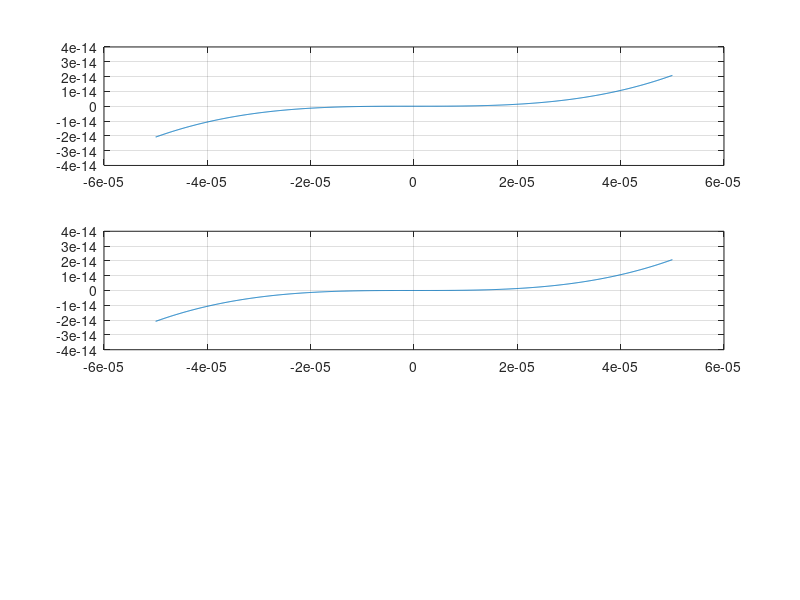
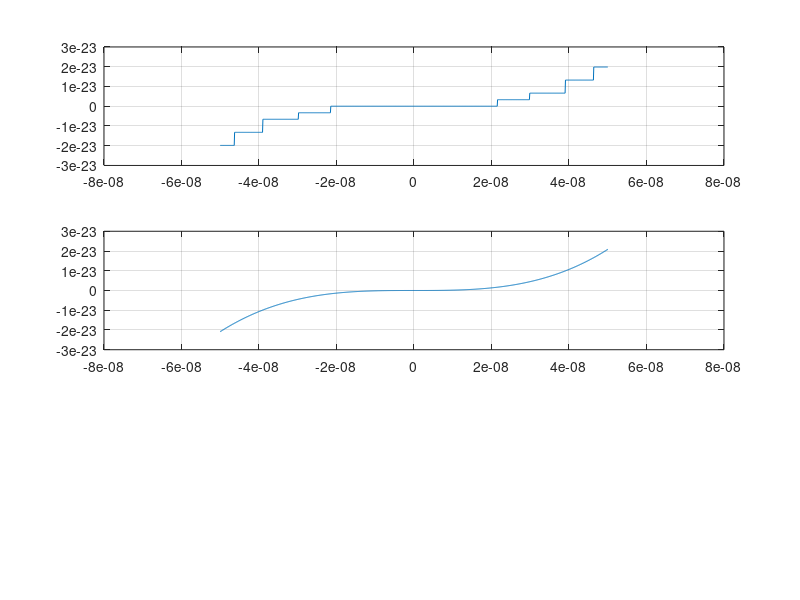
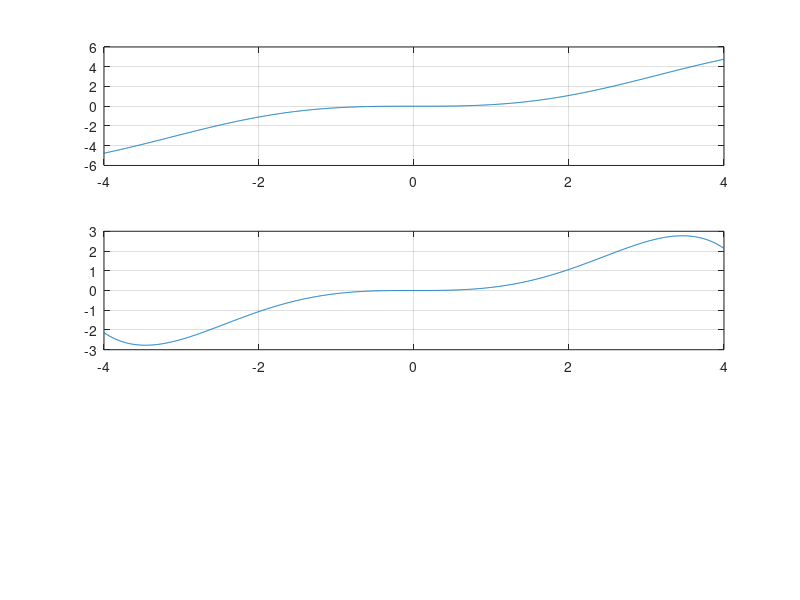

The MATLAB source for these figures, in order:
%5. Plot the function x - sin(x) and its reformulated Taylor Series function, from these three intervals
%x = linspace(0, pi);
x1 = linspace(-5 * 10.^(-5) , 5 * 10.^(-5) , 1000)  %Interval, spaced 1000 units evenly
x2 = linspace(-5 .* 10.^(-8) , 5 .* 10.^(-8) , 1000)
x3 = linspace(-4 , 4 , 1000)

y1 = x1 - sin(x1); %f(x), the original function
y2 = (x1.^3 ./ factorial(3)) - (x1.^5 ./ factorial(5));  %g(x), the reformulated function

y3 = x2 - sin(x2); %f(x), the original function
y4 = (x2.^3 ./ factorial(3)) - (x2.^5 ./ factorial(5));  %g(x), the reformulated function

y5 = x3 - sin(x3); %f(x), the original function
y6 = (x3.^3 ./ factorial(3)) - (x3.^5 ./ factorial(5));  %g(x), the reformulated function

%Interval 1
figure(1)
subplot(3,1,1)
plot(x1, y1)    %Plot f(x)
grid
subplot(3,1,2)
plot(x1, y2)    %Plot g(x)
grid

%Interval 2
figure(2)
subplot(3,1,1)
plot(x2, y3)    %Plot f(x)
grid
subplot(3,1,2)
plot(x2, y4)    %Plot g(x)
grid

%Interval 3
figure(3)
subplot(3,1,1)
plot(x3, y5)    %Plot f(x)
grid
subplot(3,1,2)
plot(x3, y6)    %Plot g(x)
grid




%--
%figure(1)
%plot (x1, y1)
%title('Figure 1');
%ylabel('y');
%xlabel('x');
%hold on
%plot (x1, x1)
%hold off
%--
%figure(2)
%subplot(3,1,1)
%plot(x, y1)
%grid
%subplot(3,1,2)
%plot(x, y2)
%grid
%subplot(3,1,3)
%plot(x, y3)
%grid